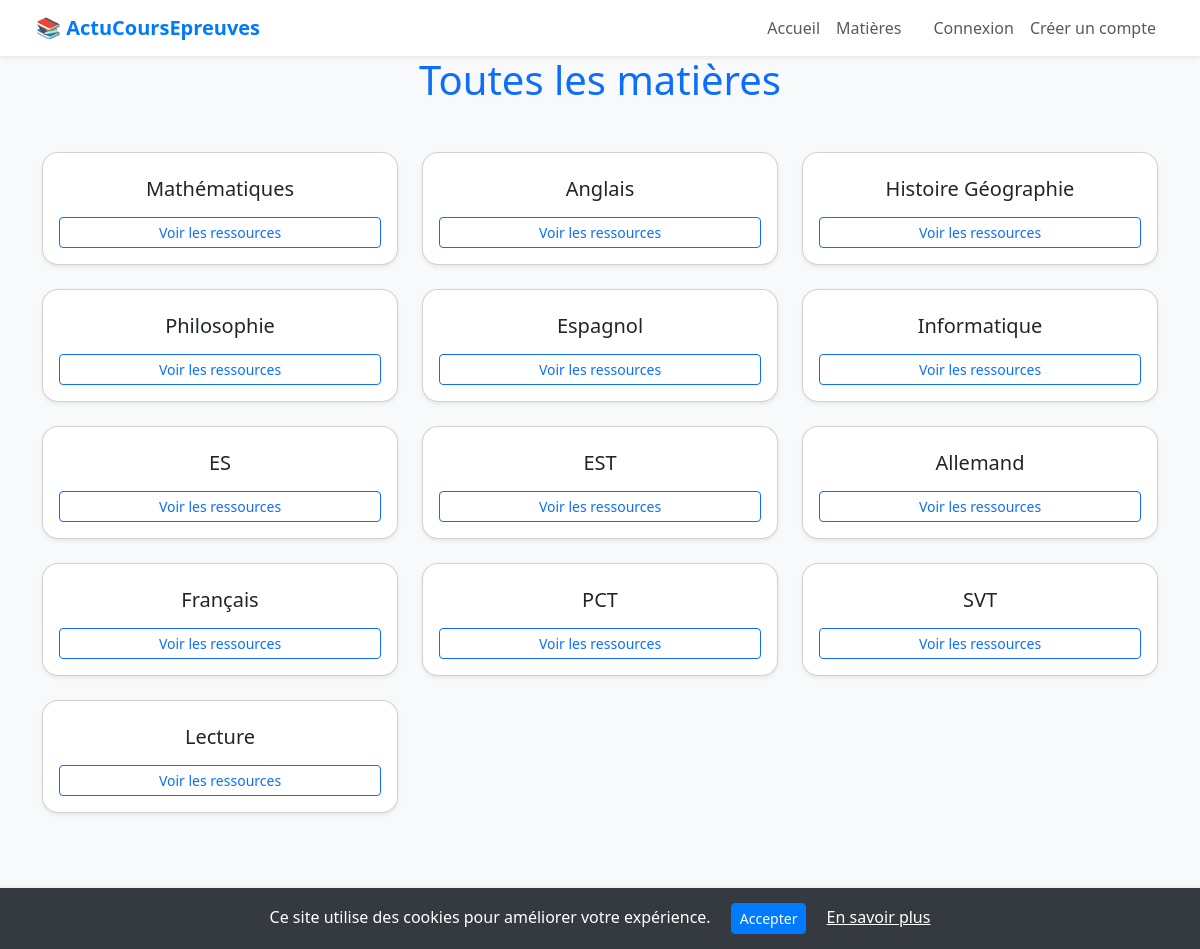
The page /matieres/ on the database its author committed.
### blog/models.py (models this page shows, shortened)
class Matiere(models.Model):
    nom = models.CharField(max_length=100)
    created_at = models.DateTimeField(auto_now_add=True)
    updated_at = models.DateTimeField(auto_now=True)

### blog/views.py (the view)
# urls.py: path('matieres/', views.liste_matieres, name='liste_matieres'),
def liste_matieres(request):
    matieres = Matiere.objects.all()
    return render(request, 'liste_matieres.html', {'matieres': matieres})

### blog/templates/liste_matieres.html (shortened to what this page needs)
{% extends 'base.html' %}
{% block content %}
<section class="py-12 bg-light">
  <div class="container">
    <h1 class="text-center text-primary mb-5">Toutes les matières</h1>
    <div class="row">
      {% for matiere in matieres %}
      <div class="col-md-4 mb-4">
        <div class="card shadow-sm rounded-4 h-100">
          <div class="card-body text-center">
            <h5 class="card-title">{{ matiere.nom }}</h5>
            <div class="d-grid gap-2 mt-3">
              <a href="{% url 'contenu_par_matiere' matiere.id %}" class="btn btn-outline-primary btn-sm">
                Voir les ressources
              </a>
            </div>
          </div>
        </div>
      </div>
      {% endfor %}
    </div>
  </div>
</section>
{% endblock %}

### blog/templates/base.html (style rules this page uses)
body { background-color: #f8f9fa; }

### rows shown on the page
Matiere: nom "Mathématiques"
Matiere: nom "Anglais"
Matiere: nom "Histoire Géographie"
Matiere: nom "Philosophie"
Matiere: nom "Espagnol"
Matiere: nom "Informatique"
Matiere: nom "ES"
Matiere: nom "EST"
Matiere: nom "Allemand"
Matiere: nom "Français"
Matiere: nom "PCT"
Matiere: nom "SVT"
Matiere: nom "Lecture"
